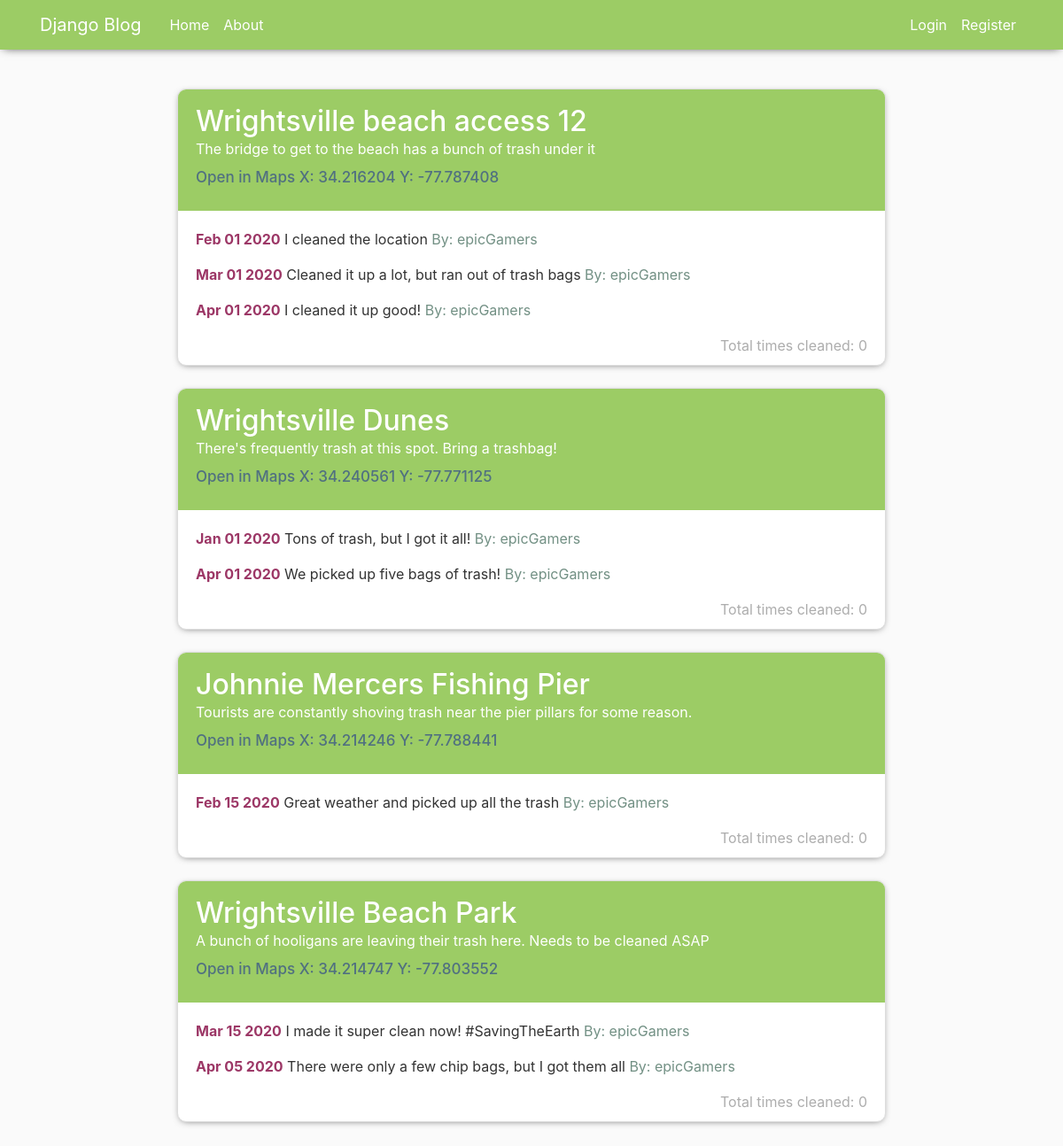
Before: / with the older database file.
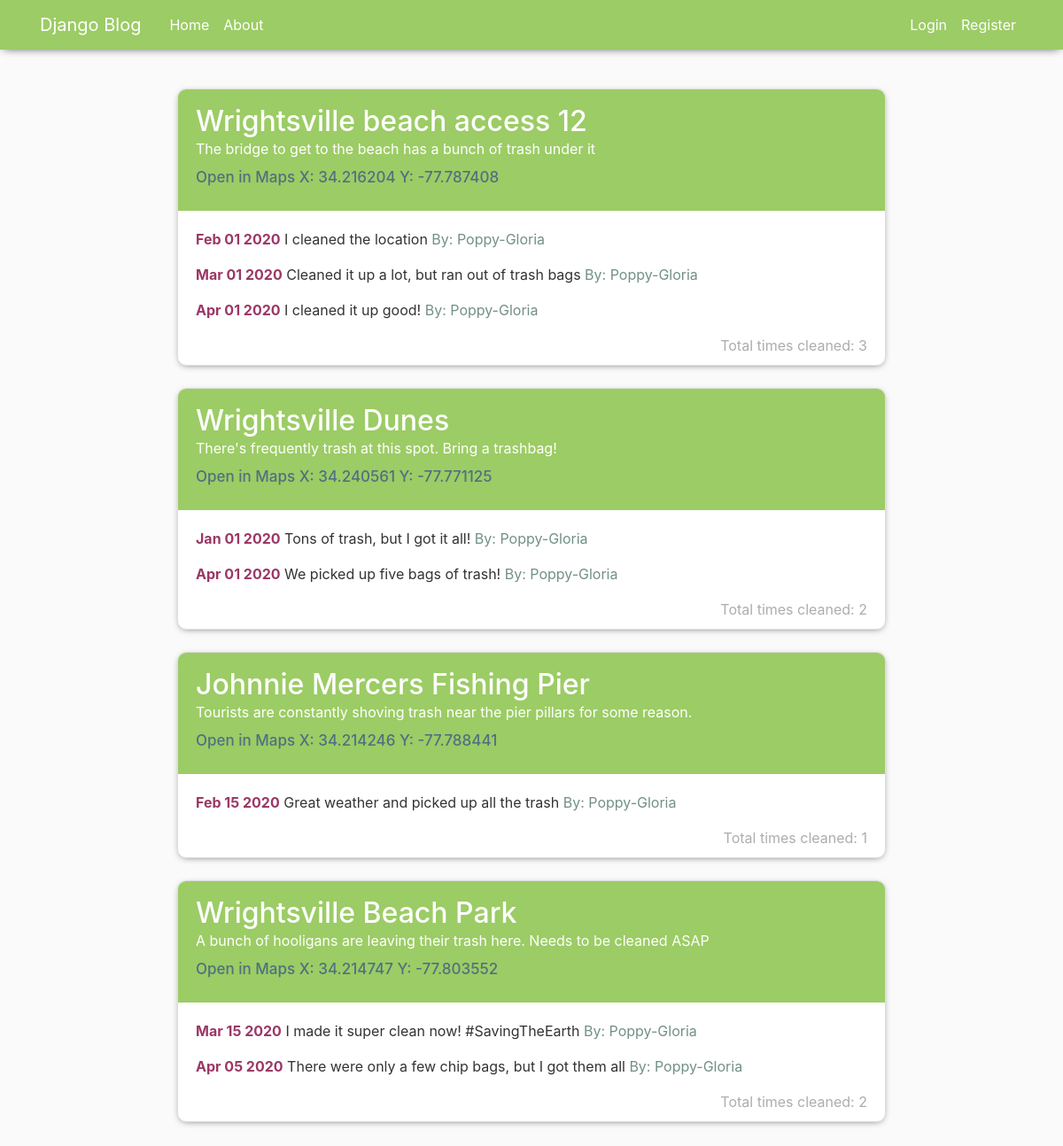
After: the same page with the newer database file.
### blog/models.py (models this page shows)
class Location(models.Model):
    l_id = models.UUIDField(primary_key=True, default=uuid.uuid4, editable=False)
    l_name = models.CharField(max_length = 100)
    x_cord = models.FloatField()
    y_cord = models.FloatField()
    description = models.TextField()
    times_cleaned = models.IntegerField()

class Cleaned(models.Model):
    l_id = models.ForeignKey(Location, on_delete = models.CASCADE)
    u_id = models.ForeignKey(User, on_delete = models.CASCADE)
    date_cleaned = models.DateTimeField(default = timezone.now)
    description = models.TextField()

### blog/views.py (the view)
# urls.py: path('', views.home, name='blog-home'),
def home(request):
    context = {
        'locations': Location.objects.all(),
        'cleaned': Cleaned.objects.all()
    }
    return render(request, 'blog/home.html', context)

### blog/templates/blog/home.html
{% extends "blog/base.html" %}
{% block content %}
    {% for loc in locations %}
        <article class="media content-section">
          <div class="media-body">
            <div class="title-blue">
            <h2>{{ loc.l_name }}</h2>
            <p class="article-content less-padding">{{loc.description}}</p>
            <a class="mr-2 clr" target="_blank" href="https://www.google.com/maps/place/{{loc.x_cord}},{{loc.y_cord}}">Open in Maps X: {{loc.x_cord}} Y: {{loc.y_cord}}</a>
            </div>
            {% for clean in cleaned %}
            {% ifequal clean.l_id.l_id loc.l_id %}
            <p><span class = "cdate">{{clean.date_cleaned|date:"M d Y"}}</span> {{clean.description}} <span class="fadegreen">By: {{clean.u_id.username}}</span></p>
            {% endifequal %}
            {% endfor %}
            <p class = "lowercount">Total times cleaned: {{loc.times_cleaned}}</p>
          </div>
        </article>
    {% endfor %}
{% endblock content %}

### blog/templates/blog/base.html (shortened to what this page needs)
{% load static %}
<!DOCTYPE html>
<html>
<head>
    <link rel="stylesheet" href="https://maxcdn.bootstrapcdn.com/bootstrap/4.0.0/css/bootstrap.min.css">
    <link rel="stylesheet" type="text/css" href="{% static 'blog/main.css' %}">
</head>
<body>
    <header class="site-header">
      <nav class="navbar navbar-expand-md navbar-dark bg-steel fixed-top">
        <div class="container">
          <a class="navbar-brand mr-4" href="{% url 'blog-home' %}">Django Blog</a>
          <div class="collapse navbar-collapse" id="navbarToggle">
            <div class="navbar-nav mr-auto">
              <a class="nav-item nav-link" href="{% url 'blog-home' %}">Home</a>
              <a class="nav-item nav-link" href="{% url 'blog-about' %}">About</a>
            </div>
            <div class="navbar-nav">
              <a class="nav-item nav-link" href="#">Login</a>
              <a class="nav-item nav-link" href="#">Register</a>
            </div>
          </div>
        </div>
      </nav>
    </header>
    <main role="main" class="container">
      <div class="row">
        <div class="center-wide">
          {% block content %}{% endblock %}
        </div>
      </div>
    </main>
</body>
</html>

### blog/static/blog/main.css (style rules this page uses)
body { background: #fafafa; color: #333333; margin-top: 5rem; margin-bottom: 100px; }
.site-header .navbar-nav .nav-link { color: white !important; }
.center-wide { margin-top: 20px; width: 800px; margin-left: auto; margin-right: auto; }
body main .cdate { color: #9c3766; font-weight: 700; }
.title-blue { background: #9CCC65; margin-left: -20px; margin-right: -20px; padding-left: 20px; padding-right: 20px; margin-top: -12px; padding-top: 19px; padding-bottom: 24px; color: white !important; margin-bottom: 20px; }
.lowercount { color: #adadad; text-align: right; margin-bottom: 0px; }
.fadegreen { color: #729084; }
.title-blue h2 { color: white; margin-bottom: 0px; }
body article { box-shadow: 0 2px 8px -4px rgba(0, 0, 0, 0.7); border-radius: 10px !important; overflow: hidden; margin-bottom: 25px !important; }
.less-padding { margin-bottom: 8px; }
.clr { color: #507080; font-weight: 500; font-size: 17px; }
h1, h2, h3, h4, h5, h6 { color: #444444; }
.bg-steel { background-color: #9CCC65; box-shadow: 0 2px 10px -4px rgba(0, 0, 0, 0.8); }
.site-header .navbar-nav .nav-link { color: #cbd5db; }
.content-section { background: #ffffff; padding: 10px 20px; border: 1px solid #dddddd; border-radius: 3px; margin-bottom: 20px; }
.article-content { white-space: pre-line; }

Changed rows visible on the page:
changed Location "Wrightsville beach access 12": times_cleaned "0" → "3"
changed through a linked row, Cleaned "Feb 01 2020": u_id.username "epicGamers" → "Poppy-Gloria"
changed through a linked row, Cleaned "Mar 01 2020": u_id.username "epicGamers" → "Poppy-Gloria"
changed through a linked row, Cleaned "I cleaned it up good!": u_id.username "epicGamers" → "Poppy-Gloria"
changed Location "Wrightsville Dunes": times_cleaned "0" → "2"
changed through a linked row, Cleaned "Jan 01 2020": u_id.username "epicGamers" → "Poppy-Gloria"
changed through a linked row, Cleaned "We picked up five bags of trash!": u_id.username "epicGamers" → "Poppy-Gloria"
changed Location "Johnnie Mercers Fishing Pier": times_cleaned "0" → "1"
changed through a linked row, Cleaned "Feb 15 2020": u_id.username "epicGamers" → "Poppy-Gloria"
changed Location "Wrightsville Beach Park": times_cleaned "0" → "2"
changed through a linked row, Cleaned "Mar 15 2020": u_id.username "epicGamers" → "Poppy-Gloria"
changed through a linked row, Cleaned "Apr 05 2020": u_id.username "epicGamers" → "Poppy-Gloria"
